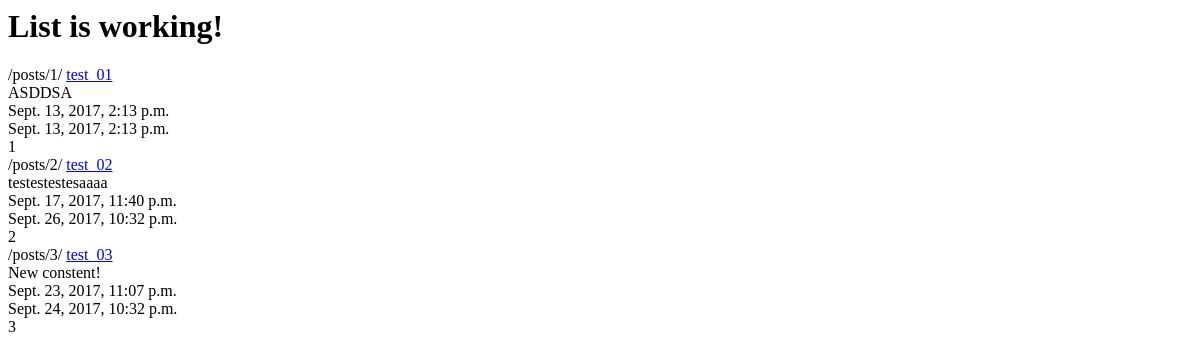
The app's page /posts/, older data.
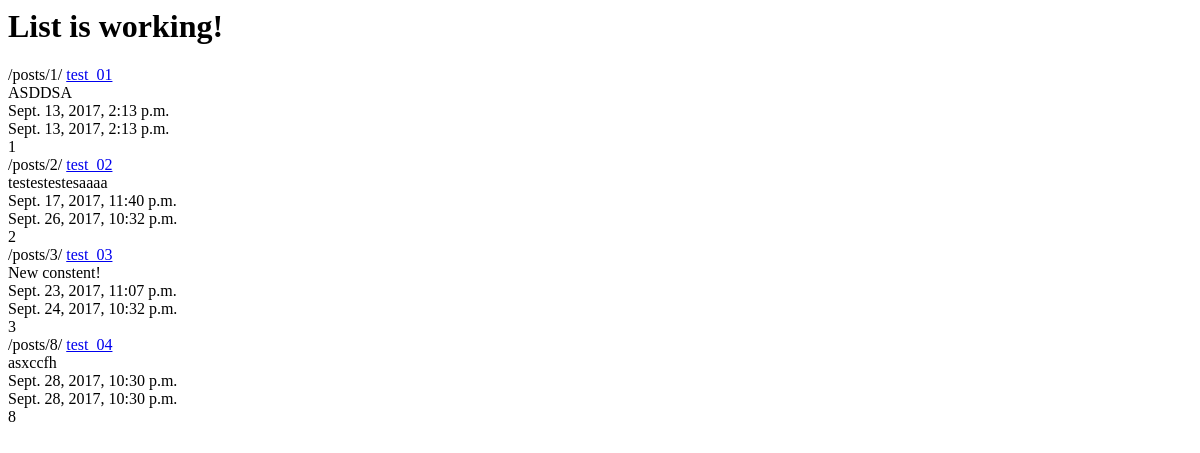
The same page, newer data.
### posts/models.py (models this page shows, shortened)
class Post(models.Model):
    title = models.CharField(max_length=120)
    content = models.TextField()
    updated = models.DateTimeField(auto_now=True, auto_now_add=False)
    timestamp = models.DateTimeField(auto_now=False, auto_now_add=True)
    def get_absolute_url(self):
        return reverse("posts:detail", kwargs={"id": self.id})

### posts/views.py (the view)
def post_list(request):
    queryset = Post.objects.all()
    context = {
        "object_list": queryset,
        "title": "List"
    }
    return render(request, "post_list.html", context)

### templates/post_list.html
{% extends "base.html" %}
{% block content %}
<h1>{{title}} is working!</h1>
{% for obj in object_list %}
{% url "posts:detail" id=obj.id %}
<a href='{{ obj.get_absolute_url }}'>{{obj.title}}</a><br/>
{{obj.content}}<br/>
{{obj.timestamp}}<br/>
{{obj.updated}}<br/>
{{obj.id}}<br/>
{% endfor %}
{% endblock content %}

### templates/base.html (shortened to what this page needs)
<html>
    <head>
    </head>
    <body>
        <div class='container'>
            {% block content %}
            {% endblock content %}
        </div>
    </body>
</html>

Row changes from the older to the newer data that the page shows:
added Post: id "/posts/8/", title "test_04", content "asxccfh", timestamp "Sept. 28, 2017, 10:30 p.m.", updated "Sept. 28, 2017, 10:30 p.m.", id "8"
